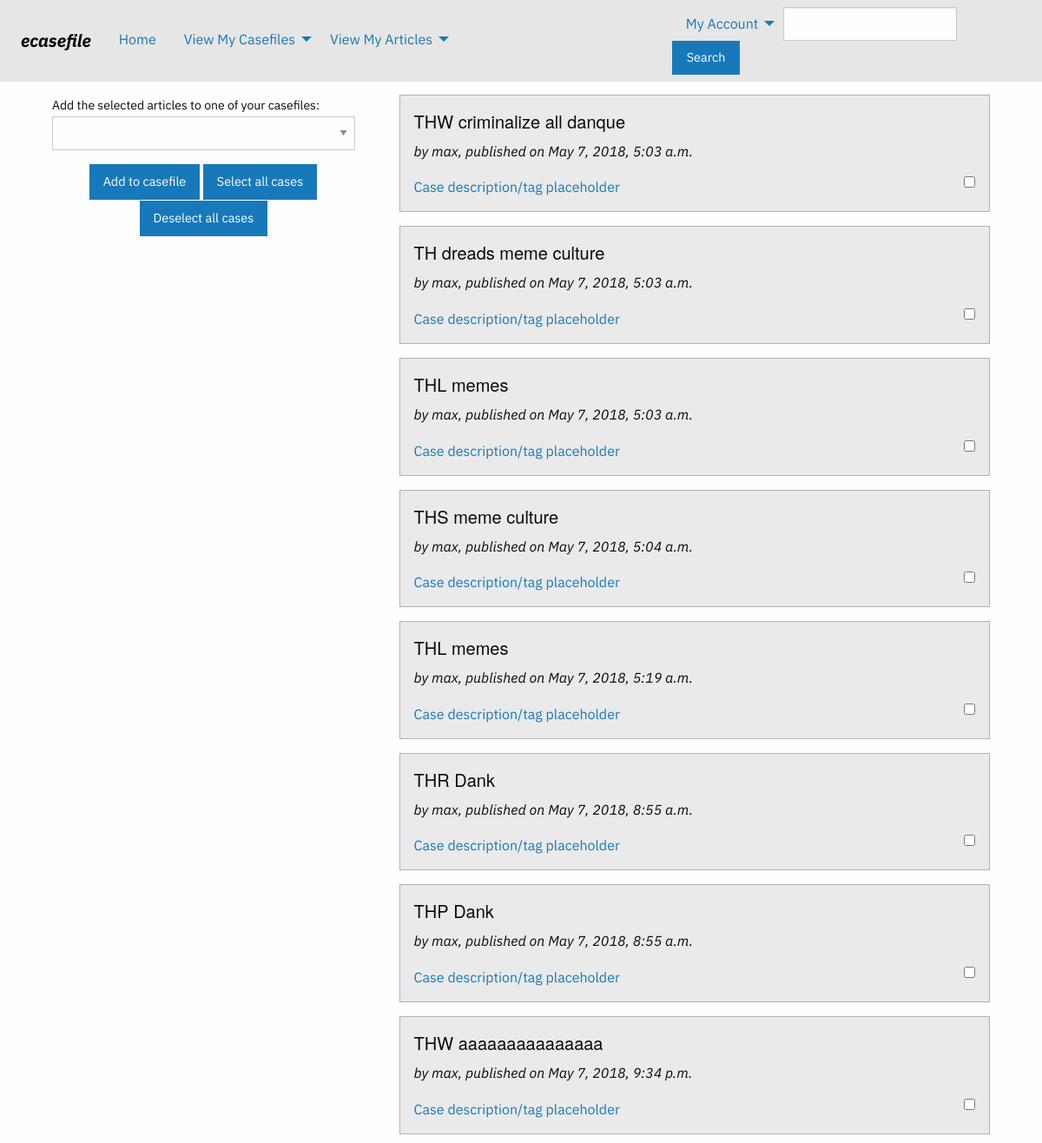
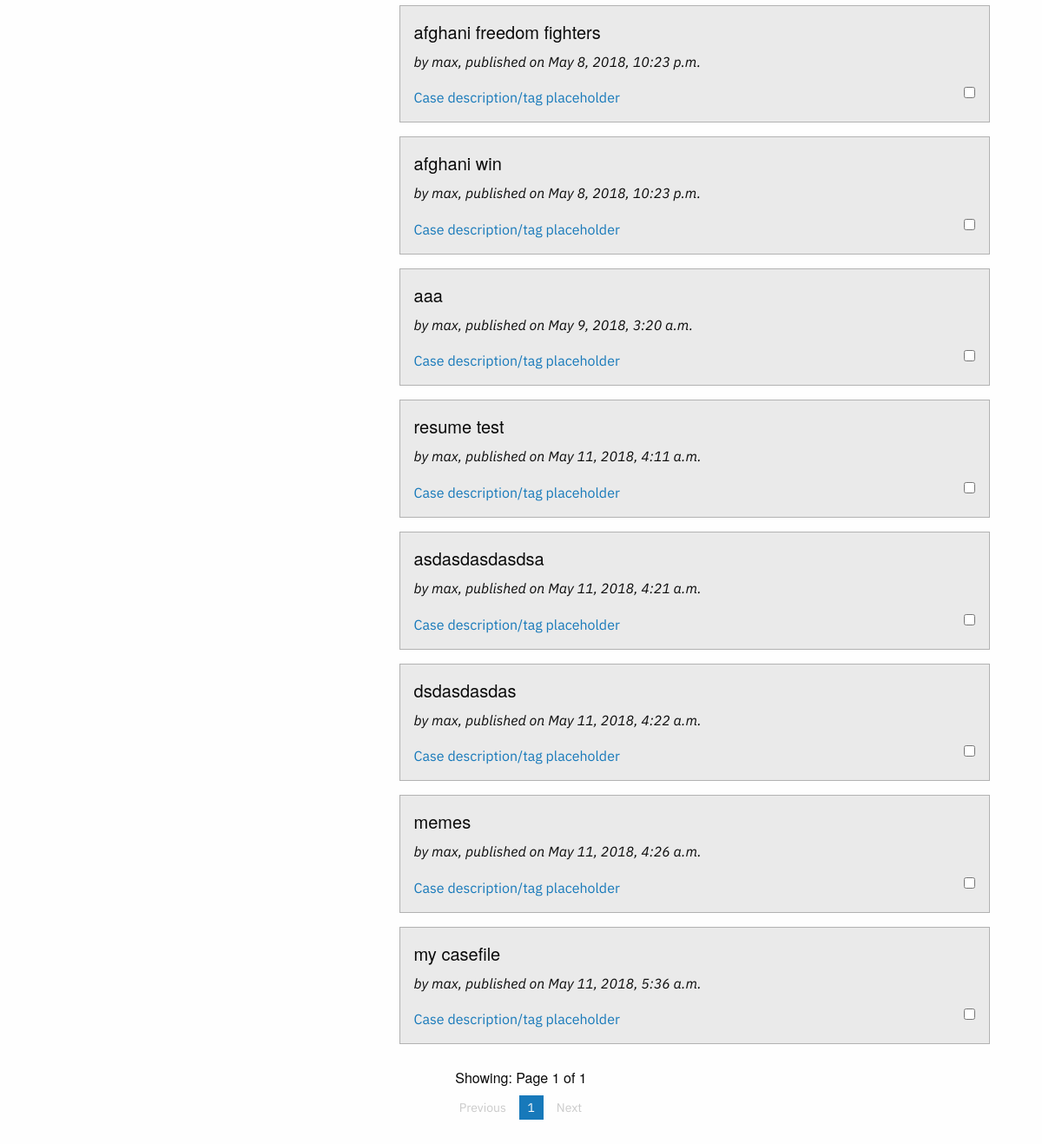
The page /mycases/1 (signed in) on the database as committed earlier (2 pictures, top to bottom).
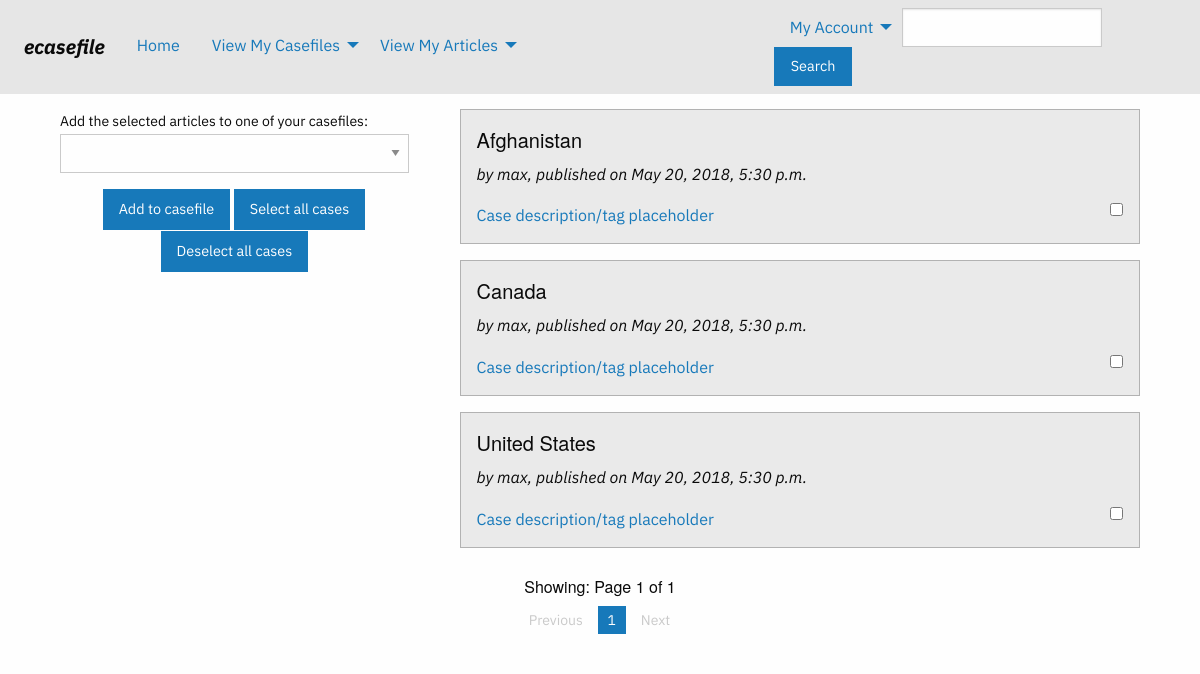
The same page on the database as committed later.
### cases/models.py (models this page shows)
class Case(models.Model):
	title = models.CharField(max_length=100)
	time_posted = models.DateTimeField(auto_now=False, auto_now_add=True)
	text = models.CharField(max_length=4000)
	author = models.ForeignKey(User, on_delete=models.CASCADE)
	description = models.CharField(max_length=100)
	description = ""
	objects = CaseManager()
	def __str__(self):
		return self.title

### cases/views.py (the view)
# urls.py: path('mycases/<int:page_number>', views.my_cases, name='my_cases'),
@login_required
def my_cases(request, page_number):
	results_per_page = 20
	users_cases = owned_cases(request)
	users_casefiles = owned_casefiles(request)
	number_of_cases = len(users_cases)
	number_of_pages = ceil(number_of_cases / results_per_page)
	if page_number != 0:
		result_number = page_number * results_per_page
		lower_bound_results = (page_number - 1) * results_per_page
	else:
		result_number = results_per_page
	next_page = page_number + 1
	previous_page = page_number - 1
	if request.method == 'POST':
		form = AddCasesForm(request.POST)
		if form.is_valid():
			casefile = CaseFile.objects.get(title=form.cleaned_data['title'])
			for cases in form.cleaned_data['cases']:
				casefile.cases.add(cases.id)
			return redirect('my_cases', page_number=page_number)
	else:
		form = AddCasesForm()
	context = {
		'latest_cases': users_cases[lower_bound_results:result_number],
		'total_pages': number_of_pages,
		'current_page': page_number,
		'next_page': next_page,
		'previous_page': previous_page,
		'users_casefiles': users_casefiles,
		'form': form,
	}
	return render(request, 'cases/display_cases.html', context)

### cases/forms.py
class AddCasesForm(forms.ModelForm):
	class Meta:
		model = CaseFile
		fields = ('cases', 'title',)

### cases/permissions.py (called while the page is built)
def owned_cases(request):
	username = request.user
	users_cases = Case.objects.filter(author = username)
	return users_cases

def owned_casefiles(request):
	username = request.user
	users_casefiles = CaseFile.objects.filter(author = username)
	return users_casefiles

### cases/templates/cases/display_cases.html (shortened to what this page needs)
{% extends 'cases/base.html' %}
{% block content %}
{% if latest_cases %}
<div class="show-for-medium">
	<div class="grid-x" id="case-search-view">
		<div class="cell small-4" id="left-casefile-panel">
		    <div class="sticky" data-sticky data-margin-top="4" data-anchor="left-casefile-panel">
				{% if users_casefiles %}
				<div id="add-to-saved">
					<form method="POST" id="case-listing">
						<label>Add the selected articles to one of your casefiles:
							<select id="select-casefile" required>
								<option value=""></option>
								{% for casefiles in users_casefiles %}
								<option value="{{ casefiles.title }}">{{ casefiles.title }}</option>
								{% endfor %}
							</select>
						</label>
						<div class="button-group" id="casefile-actions">
							<button type="submit" value="Submit" class="button" onclick="selectCases();">Add to casefile</button>
							<a class="button" onclick="selectAllCases();">Select all cases</a>
							<a class="button" onclick="deselectAllCases();">Deselect all cases</a>
						</div>
					</form>
				</div>
				{% endif %}
			</div>
		</div>
		<div class="cell auto">
			{% for cases in latest_cases %}
				<div class="callout secondary" id="callout-standard">
					<h5>{{ cases.title }}</h5>
					<p><i>by {{ cases.author }}, published on {{ cases.time_posted }}</i></p>
					<a href="/case/{{cases.id}}">Case description/tag placeholder</a>
					{% if users_casefiles %}
					<input class="add-to-casefile" type="checkbox" id="{{ cases.id }}">
					{% endif %}
					</div>
			{% endfor %}
		</div>
	</div>
	<div class="columns" class="pages">
		<nav aria-label="Pagination">
			<ul class="pagination" role="navigation" aria-label="Pagination" id="mycases-pages-bar">
				<h6>Showing: Page {{ current_page }} of {{ total_pages }}</h6>
				{% if total_pages == 1 %}
							<li class="disabled" aria-label="Previous page">Previous<span class="show-for-sr">page</span></li>
							<li class="current"><span class="show-for-sr">You're on page</span>{{ current_page }}</li>
							<li class="disabled" aria-label="Next page">Next <span class="show-for-sr">page</span></a></li>
						</ul>
					</nav>
				{% endif %}
		</div>
</div>
	{% else %}
		<p>You currently have no casefiles.<a href="/case/create">Make one now!</a></p>
	{% endif %}
{% endblock %}

### cases/templates/cases/base.html (shortened to what this page needs)
{% load static %}
<!doctype html>
<html class="no-js" lang="en">
  <head>
    <link rel="stylesheet" href="{% static "cases/foundation/css/foundation.css" %}" />
    <link rel="stylesheet" href="{% static "cases/style.css" %}" />
  </head>
  <body>
  {% if user.is_authenticated %}
  <div class="show-for-medium">
    <div class="top-bar" id="menu-panel">
      <div class="top-bar-left" id="menu-bar-left">
        <ul class="dropdown menu" data-dropdown-menu>
          <li class="menu-text" id="main-name"><b>ecasefile</b></li>
          <li><a href="/">Home</a></li>
          <li>
            <a href="/mycases/1">View My Casefiles</a>
          </li>
          <li>
            <a href="/mycases/1">View My Articles</a>
          </li>
        </ul>
      </div>
      <div class="top-bar-right" id="menu-bar-right">
        <ul class="dropdown menu" data-dropdown-menu>
          <li id="account-manage">
            <a href="#">My Account</a>
          </li>
          <li><input id="search" type="text" onkeydown = "if (event.keyCode == 13) document.getElementById('search-function').click()"></li>
          <li><button type="button" class="button" onclick="location.href='/search/' + document.getElementById('search').value + '/1'" id="search-function">Search</button></li>
        </ul>
      </div>
    </div>
  </div>
  {% endif %}
  {% block content %}
  {% endblock %}
  </body>
</html>

### cases/static/cases/style.css (style rules this page uses)
#menu-bar-right { margin-right: auto; }
#main-name { font-style: italic; font-size: 20px; }
#account-manage { padding-right: 1%; }
#case-search-view { width: 90%; padding-top: 15px; margin: auto; }
#add-to-saved { margin: auto; padding-right: 5%; }
#left-casefile-panel { width: 37%; padding-right: 3%; margin-left: auto; margin-right: auto; }
#casefile-actions { display: inline-block; text-align: center; margin: auto; }
.pagination { text-align: center; padding-top: 1%; padding-bottom: 1%; }
.add-to-casefile { float: right; }
div { font-family: 'IBM Plex Sans', sans-serif; }
body { font-family: 'IBM Plex Sans', sans-serif; }

Rows that differ between the two databases and show on the page:
removed Case: title "THW criminalize all danque", author "max", time_posted "May 7, 2018, 5:03 a.m."
removed Case: title "TH dreads meme culture", author "max", time_posted "May 7, 2018, 5:03 a.m."
removed Case: title "THL memes", author "max", time_posted "May 7, 2018, 5:03 a.m."
removed Case: title "THS meme culture", author "max", time_posted "May 7, 2018, 5:04 a.m."
removed Case: title "THL memes", author "max", time_posted "May 7, 2018, 5:19 a.m."
removed Case: title "THR Dank", author "max", time_posted "May 7, 2018, 8:55 a.m."
removed Case: title "THP Dank", author "max", time_posted "May 7, 2018, 8:55 a.m."
removed Case: title "THW aaaaaaaaaaaaaaa", author "max", time_posted "May 7, 2018, 9:34 p.m."
removed Case: title "afghani freedom fighters", author "max", time_posted "May 8, 2018, 10:23 p.m."
removed Case: title "afghani win", author "max", time_posted "May 8, 2018, 10:23 p.m."
removed Case: title "aaa", author "max", time_posted "May 9, 2018, 3:20 a.m."
removed Case: title "resume test", author "max", time_posted "May 11, 2018, 4:11 a.m."
removed Case: title "asdasdasdasdsa", author "max", time_posted "May 11, 2018, 4:21 a.m."
removed Case: title "dsdasdasdas", author "max", time_posted "May 11, 2018, 4:22 a.m."
removed Case: title "memes", author "max", time_posted "May 11, 2018, 4:26 a.m."
removed Case: title "my casefile", author "max", time_posted "May 11, 2018, 5:36 a.m."
added Case: title "Afghanistan", author "max", time_posted "May 20, 2018, 5:30 p.m."
added Case: title "Canada", author "max", time_posted "May 20, 2018, 5:30 p.m."
added Case: title "United States", author "max", time_posted "May 20, 2018, 5:30 p.m."
